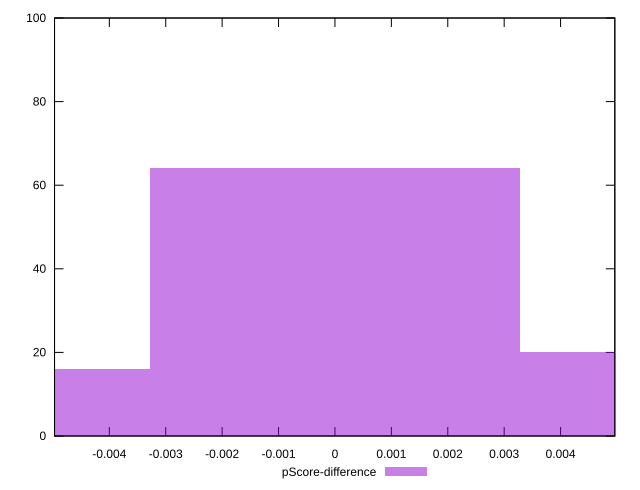

Source code (gnuplot):
reset

$pScoreDifference <<EOF
0 64
0.0065561747037451434 20
-0.0065561747037451434 16
EOF

set key outside below
set boxwidth 0.0065561747037451434
set xrange [-0.004971288659417095:0.004961523264109785]
set yrange [0:100]
set trange [0:100]
set style fill transparent solid 0.5 noborder
set terminal svg size 640, 490 enhanced background rgb 'white'
set output "reprap/max-potential-fid/samples/pages+cached+noexternal+nomedia+nocss/pScore-difference/histogram.svg"

plot $pScoreDifference title "pScore-difference" with boxes

reset
